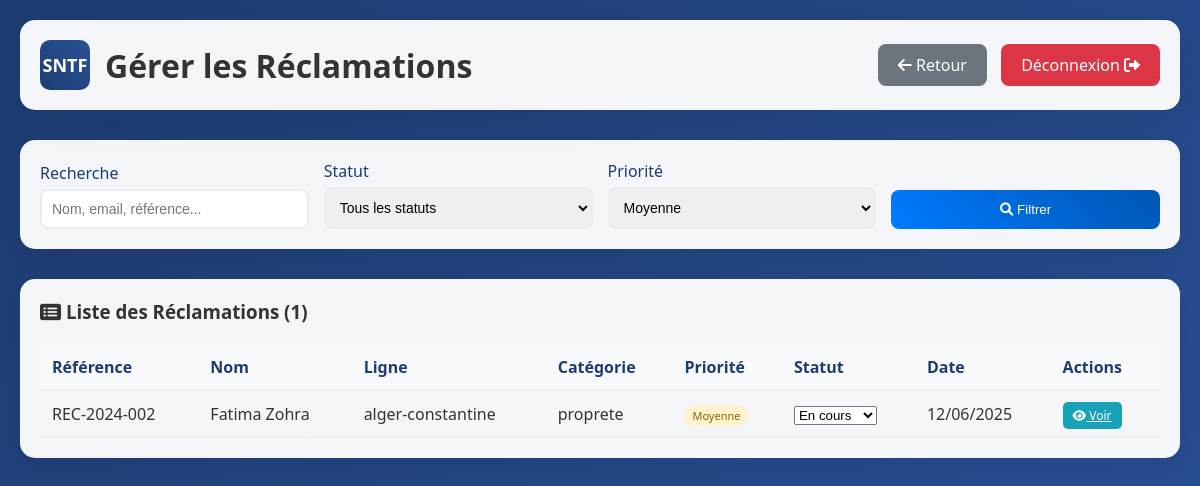
Screenshot of /manage_reclamations.php?priority=moyenne (signed in) with the database file from the repository.
### tables this page shows
CREATE TABLE reclamations (
    id INT AUTO_INCREMENT PRIMARY KEY,
    numero_reference VARCHAR(20) UNIQUE NOT NULL,
    nom VARCHAR(100) NOT NULL,
    email VARCHAR(150) NOT NULL,
    telephone VARCHAR(20),
    ligne VARCHAR(50) NOT NULL,
    categorie VARCHAR(50) NOT NULL,
    priorite ENUM('faible', 'moyenne', 'elevee') DEFAULT 'moyenne',
    date_incident DATE,
    description TEXT NOT NULL,
    statut ENUM('en-attente', 'en-cours', 'resolue') DEFAULT 'en-attente',
    date_creation TIMESTAMP DEFAULT CURRENT_TIMESTAMP,
    date_modification TIMESTAMP DEFAULT CURRENT_TIMESTAMP ON UPDATE CURRENT_TIMESTAMP
);

### config.php (called while the page is built, shortened)
<?php
function sanitizeInput($data) {
    return htmlspecialchars(trim($data), ENT_QUOTES, 'UTF-8');
}
?>

### manage_reclamations.php (the view, shortened to what this page needs)
<?php
require_once 'config.php';
$filter_priority = isset($_GET['priority']) ? sanitizeInput($_GET['priority']) : '';
$search = isset($_GET['search']) ? sanitizeInput($_GET['search']) : '';
try {
    $pdo = getConnection();
    $query = "SELECT * FROM reclamations WHERE 1=1";
    $params = [];
    if (!empty($filter_priority)) {
        $query .= " AND priorite = ?";
        $params[] = $filter_priority;
    }
    $query .= " ORDER BY date_creation DESC";
    $stmt = $pdo->prepare($query);
    $stmt->execute($params);
    $reclamations = $stmt->fetchAll(PDO::FETCH_ASSOC);
} catch (PDOException $e) {
    error_log("Error fetching reclamations: " . $e->getMessage());
    $reclamations = [];
}
?>
<!DOCTYPE html>
<html lang="fr">
<head>
    <link rel="stylesheet" href="https://cdnjs.cloudflare.com/ajax/libs/font-awesome/6.0.0-beta3/css/all.min.css">
</head>
<body>
    <div class="container">
        <header class="header">
            <div class="logo">
                <div class="logo-icon">SNTF</div>
                <h1>Gérer les Réclamations</h1>
            </div>
            <div>
                <a href="agent_dashboard.php" class="back-btn"><i class="fas fa-arrow-left"></i> Retour</a>
                <a href="logout.php" class="logout-btn">Déconnexion <i class="fas fa-sign-out-alt"></i></a>
            </div>
        </header>
        <div class="filters">
            <form method="GET" class="filter-row">
                <div class="filter-group">
                    <label for="search">Recherche</label>
                    <input type="text" id="search" name="search" value="<?php echo htmlspecialchars($search); ?>" placeholder="Nom, email, référence...">
                </div>
                <div class="filter-group">
                    <label for="status">Statut</label>
                    <select id="status" name="status">
                        <option value="">Tous les statuts</option>
                    </select>
                </div>
                <div class="filter-group">
                    <label for="priority">Priorité</label>
                    <select id="priority" name="priority">
                        <option value="moyenne" <?php echo $filter_priority === 'moyenne' ? 'selected' : ''; ?>>Moyenne</option>
                    </select>
                </div>
                <div class="filter-group">
                    <button type="submit" class="filter-btn"><i class="fas fa-search"></i> Filtrer</button>
                </div>
            </form>
        </div>
        <div class="reclamations-table">
            <h3><i class="fas fa-list-alt"></i> Liste des Réclamations (<?php echo count($reclamations); ?>)</h3>
            <?php if (empty($reclamations)): ?>
                <div class="no-results">
                    <i class="fas fa-inbox" style="font-size: 48px; color: #dee2e6; margin-bottom: 15px;"></i>
                    <p>Aucune réclamation trouvée.</p>
                </div>
            <?php else: ?>
                <table>
                    <thead>
                        <tr>
                            <th>Référence</th>
                            <th>Nom</th>
                            <th>Ligne</th>
                            <th>Catégorie</th>
                            <th>Priorité</th>
                            <th>Statut</th>
                            <th>Date</th>
                            <th>Actions</th>
                        </tr>
                    </thead>
                    <tbody>
                        <?php foreach ($reclamations as $rec): ?>
                            <tr>
                                <td><?php echo htmlspecialchars($rec['numero_reference']); ?></td>
                                <td><?php echo htmlspecialchars($rec['nom']); ?></td>
                                <td><?php echo htmlspecialchars($rec['ligne']); ?></td>
                                <td><?php echo htmlspecialchars($rec['categorie']); ?></td>
                                <td>
                                    <span class="priority-badge priority-<?php echo $rec['priorite']; ?>">
                                        <?php echo ucfirst($rec['priorite']); ?>
                                    </span>
                                </td>
                                <td>
                                    <select class="status-select" data-id="<?php echo $rec['id']; ?>">
                                        <option value="en-cours" <?php echo $rec['statut'] === 'en-cours' ? 'selected' : ''; ?>>En cours</option>
                                    </select>
                                </td>
                                <td><?php echo date('d/m/Y', strtotime($rec['date_creation'])); ?></td>
                                <td>
								    <a href="view_complaint.php?id=<?php echo $rec['id']; ?>" class="action-btn btn-view"><i class="fas fa-eye"></i> Voir</a>
                                </td>
                            </tr>
                        <?php endforeach; ?>
                    </tbody>
                </table>
            <?php endif; ?>
        </div>
    </div>
</body>
</html>

### manage_reclamations.php (style rules this page uses)
* { margin: 0; padding: 0; box-sizing: border-box; }
body { font-family: 'Segoe UI', Tahoma, Geneva, Verdana, sans-serif; background: linear-gradient(135deg, #1e3c72 0%, #2a5298 100%); min-height: 100vh; color: #333; }
.container { max-width: 1400px; margin: 0 auto; padding: 20px; }
.header { background: rgba(255, 255, 255, 0.95); backdrop-filter: blur(10px); border-radius: 15px; padding: 20px; margin-bottom: 30px; box-shadow: 0 8px 32px rgba(0, 0, 0, 0.1); display: flex; align-items: center; justify-content: space-between; }
.logo { display: flex; align-items: center; gap: 15px; }
.logo-icon { width: 50px; height: 50px; background: linear-gradient(45deg, #1e3c72, #2a5298); border-radius: 10px; display: flex; align-items: center; justify-content: center; color: white; font-weight: bold; font-size: 18px; }
.back-btn, .logout-btn { background: #dc3545; color: white; border: none; padding: 10px 20px; border-radius: 8px; cursor: pointer; font-weight: 500; transition: all 0.3s ease; text-decoration: none; margin-left: 10px; }
.back-btn { background: #6c757d; }
.filters { background: rgba(255, 255, 255, 0.95); border-radius: 15px; padding: 20px; margin-bottom: 30px; box-shadow: 0 8px 32px rgba(0, 0, 0, 0.1); }
.filter-row { display: grid; grid-template-columns: repeat(auto-fit, minmax(200px, 1fr)); gap: 15px; align-items: end; }
.filter-group { display: flex; flex-direction: column; }
.filter-group label { margin-bottom: 5px; font-weight: 500; color: #1e3c72; }
.filter-group input, .filter-group select { padding: 10px; border: 2px solid #e9ecef; border-radius: 8px; font-size: 14px; transition: border-color 0.3s ease; }
.filter-btn { background: linear-gradient(45deg, #007bff, #0056b3); color: white; border: none; padding: 12px 25px; border-radius: 8px; cursor: pointer; font-weight: 500; transition: all 0.3s ease; }
.reclamations-table { background: rgba(255, 255, 255, 0.95); border-radius: 15px; padding: 20px; box-shadow: 0 8px 32px rgba(0, 0, 0, 0.1); overflow-x: auto; }
table { width: 100%; border-collapse: collapse; margin-top: 20px; }
th, td { padding: 12px; text-align: left; border-bottom: 1px solid #e9ecef; }
th { background: #f8f9fa; font-weight: 600; color: #1e3c72; }
.priority-badge { padding: 3px 8px; border-radius: 10px; font-size: 11px; font-weight: 500; }
.priority-moyenne { background: #fff3cd; color: #856404; }
.action-btn { padding: 5px 10px; border: none; border-radius: 5px; cursor: pointer; font-size: 12px; margin-right: 5px; transition: all 0.3s ease; }
.btn-view { background: #17a2b8; color: white; }

### rows the page displays
reclamations: numero_reference "REC-2024-002", nom "Fatima Zohra", ligne "alger-constantine", categorie "proprete", priorite "Moyenne", statut+id "En cours", date_creation "12/06/2025"

### other values shown
count($reclamations) "1"
